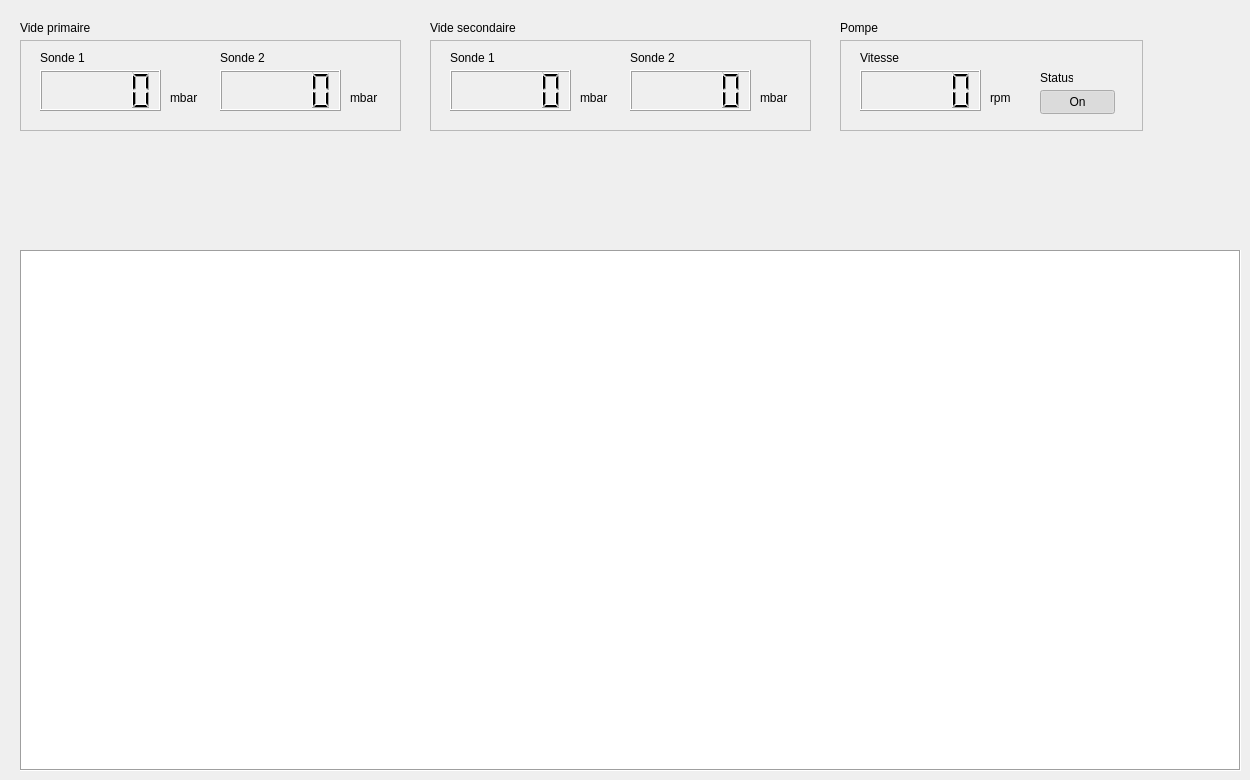
    <widget class="QWidget" name="Vide">
     <attribute name="title">
      <string>Vide</string>
     </attribute>
     <widget class="QWidget" name="Container_8" native="true">
      <property name="geometry">
       <rect>
        <x>20</x>
        <y>20</y>
        <width>381</width>
        <height>111</height>
       </rect>
      </property>
      <widget class="QFrame" name="frame_9">
       <property name="geometry">
        <rect>
         <x>0</x>
         <y>20</y>
         <width>381</width>
         <height>91</height>
        </rect>
       </property>
       <property name="frameShape">
        <enum>QFrame::Shape::StyledPanel</enum>
       </property>
       <property name="frameShadow">
        <enum>QFrame::Shadow::Raised</enum>
       </property>
       <widget class="QWidget" name="afficheur_2" native="true">
        <property name="geometry">
         <rect>
          <x>20</x>
          <y>10</y>
          <width>161</width>
          <height>61</height>
         </rect>
        </property>
        <widget class="QLabel" name="label_24">
         <property name="geometry">
          <rect>
           <x>0</x>
           <y>0</y>
           <width>83</width>
           <height>16</height>
          </rect>
         </property>
         <property name="text">
          <string>Sonde 1</string>
         </property>
        </widget>
        <widget class="QLabel" name="label_25">
         <property name="geometry">
          <rect>
           <x>130</x>
           <y>40</y>
           <width>31</width>
           <height>16</height>
          </rect>
         </property>
         <property name="text">
          <string>mbar</string>
         </property>
        </widget>
        <widget class="QLCDNumber" name="lcdNumber_2">
         <property name="geometry">
          <rect>
           <x>0</x>
           <y>20</y>
           <width>121</width>
           <height>41</height>
          </rect>
         </property>
         <property name="smallDecimalPoint">
          <bool>false</bool>
         </property>
        </widget>
       </widget>
       <widget class="QWidget" name="afficheur_3" native="true">
        <property name="geometry">
         <rect>
          <x>200</x>
          <y>10</y>
          <width>161</width>
          <height>61</height>
         </rect>
        </property>
        <widget class="QLabel" name="label_28">
         <property name="geometry">
          <rect>
           <x>0</x>
           <y>0</y>
           <width>83</width>
           <height>16</height>
          </rect>
         </property>
         <property name="text">
          <string>Sonde 2</string>
         </property>
        </widget>
        <widget class="QLabel" name="label_29">
         <property name="geometry">
          <rect>
           <x>130</x>
           <y>40</y>
           <width>31</width>
           <height>16</height>
          </rect>
         </property>
         <property name="text">
          <string>mbar</string>
         </property>
        </widget>
        <widget class="QLCDNumber" name="lcdNumber_10">
         <property name="geometry">
          <rect>
           <x>0</x>
           <y>20</y>
           <width>121</width>
           <height>41</height>
          </rect>
         </property>
         <property name="smallDecimalPoint">
          <bool>false</bool>
         </property>
        </widget>
       </widget>
      </widget>
      <widget class="QLabel" name="label_53">
       <property name="geometry">
        <rect>
         <x>0</x>
         <y>0</y>
         <width>161</width>
         <height>16</height>
        </rect>
       </property>
       <property name="text">
        <string>Vide primaire</string>
       </property>
      </widget>
     </widget>
     <widget class="QListWidget" name="listWidget_vacuum">
      <property name="geometry">
       <rect>
        <x>20</x>
        <y>250</y>
        <width>1221</width>
        <height>521</height>
       </rect>
      </property>
      <property name="frameShape">
       <enum>QFrame::Shape::Box</enum>
      </property>
     </widget>
     <widget class="QWidget" name="Container_9" native="true">
      <property name="geometry">
       <rect>
        <x>430</x>
        <y>20</y>
        <width>381</width>
        <height>111</height>
       </rect>
      </property>
      <widget class="QFrame" name="frame_10">
       <property name="geometry">
        <rect>
         <x>0</x>
         <y>20</y>
         <width>381</width>
         <height>91</height>
        </rect>
       </property>
       <property name="frameShape">
        <enum>QFrame::Shape::StyledPanel</enum>
       </property>
       <property name="frameShadow">
        <enum>QFrame::Shadow::Raised</enum>
       </property>
       <widget class="QWidget" name="afficheur_10" native="true">
        <property name="geometry">
         <rect>
          <x>20</x>
          <y>10</y>
          <width>161</width>
          <height>61</height>
         </rect>
        </property>
        <widget class="QLabel" name="label_30">
         <property name="geometry">
          <rect>
           <x>0</x>
           <y>0</y>
           <width>83</width>
           <height>16</height>
          </rect>
         </property>
         <property name="text">
          <string>Sonde 1</string>
         </property>
        </widget>
        <widget class="QLabel" name="label_31">
         <property name="geometry">
          <rect>
           <x>130</x>
           <y>40</y>
           <width>31</width>
           <height>16</height>
          </rect>
         </property>
         <property name="text">
          <string>mbar</string>
         </property>
        </widget>
        <widget class="QLCDNumber" name="lcdNumber_11">
         <property name="geometry">
          <rect>
           <x>0</x>
           <y>20</y>
           <width>121</width>
           <height>41</height>
          </rect>
         </property>
         <property name="smallDecimalPoint">
          <bool>false</bool>
         </property>
        </widget>
       </widget>
       <widget class="QWidget" name="afficheur_11" native="true">
        <property name="geometry">
         <rect>
          <x>200</x>
          <y>10</y>
          <width>161</width>
          <height>61</height>
         </rect>
        </property>
        <widget class="QLabel" name="label_32">
         <property name="geometry">
          <rect>
           <x>0</x>
           <y>0</y>
           <width>83</width>
           <height>16</height>
          </rect>
         </property>
         <property name="text">
          <string>Sonde 2</string>
         </property>
        </widget>
        <widget class="QLabel" name="label_33">
         <property name="geometry">
          <rect>
           <x>130</x>
           <y>40</y>
           <width>31</width>
           <height>16</height>
          </rect>
         </property>
         <property name="text">
          <string>mbar</string>
         </property>
        </widget>
        <widget class="QLCDNumber" name="lcdNumber_12">
         <property name="geometry">
          <rect>
           <x>0</x>
           <y>20</y>
           <width>121</width>
           <height>41</height>
          </rect>
         </property>
         <property name="smallDecimalPoint">
          <bool>false</bool>
         </property>
        </widget>
       </widget>
      </widget>
      <widget class="QLabel" name="label_54">
       <property name="geometry">
        <rect>
         <x>0</x>
         <y>0</y>
         <width>161</width>
         <height>16</height>
        </rect>
       </property>
       <property name="text">
        <string>Vide secondaire</string>
       </property>
      </widget>
     </widget>
     <widget class="QWidget" name="Container_10" native="true">
      <property name="geometry">
       <rect>
        <x>840</x>
        <y>20</y>
        <width>303</width>
        <height>111</height>
       </rect>
      </property>
      <widget class="QFrame" name="frame_11">
       <property name="geometry">
        <rect>
         <x>0</x>
         <y>20</y>
         <width>303</width>
         <height>91</height>
        </rect>
       </property>
       <property name="frameShape">
        <enum>QFrame::Shape::StyledPanel</enum>
       </property>
       <property name="frameShadow">
        <enum>QFrame::Shadow::Raised</enum>
       </property>
       <widget class="QWidget" name="afficheur_12" native="true">
        <property name="geometry">
         <rect>
          <x>20</x>
          <y>10</y>
          <width>161</width>
          <height>61</height>
         </rect>
        </property>
        <widget class="QLabel" name="label_34">
         <property name="geometry">
          <rect>
           <x>0</x>
           <y>0</y>
           <width>83</width>
           <height>16</height>
          </rect>
         </property>
         <property name="text">
          <string>Vitesse</string>
         </property>
        </widget>
        <widget class="QLabel" name="label_35">
         <property name="geometry">
          <rect>
           <x>130</x>
           <y>40</y>
           <width>22</width>
           <height>16</height>
          </rect>
         </property>
         <property name="text">
          <string>rpm</string>
         </property>
        </widget>
        <widget class="QLCDNumber" name="lcdNumber_13">
         <property name="geometry">
          <rect>
           <x>0</x>
           <y>20</y>
           <width>121</width>
           <height>41</height>
          </rect>
         </property>
         <property name="smallDecimalPoint">
          <bool>false</bool>
         </property>
        </widget>
       </widget>
       <widget class="QWidget" name="afficheur_13" native="true">
        <property name="geometry">
         <rect>
          <x>200</x>
          <y>30</y>
          <width>83</width>
          <height>44</height>
         </rect>
        </property>
        <widget class="QLabel" name="label_36">
         <property name="geometry">
          <rect>
           <x>0</x>
           <y>0</y>
           <width>33</width>
           <height>16</height>
          </rect>
         </property>
         <property name="text">
          <string>Status</string>
         </property>
        </widget>
        <widget class="QPushButton" name="pushButton_LogOnOff_2">
         <property name="geometry">
          <rect>
           <x>0</x>
           <y>20</y>
           <width>75</width>
           <height>24</height>
          </rect>
         </property>
         <property name="text">
          <string>On</string>
         </property>
         <property name="checkable">
          <bool>true</bool>
         </property>
         <property name="checked">
          <bool>true</bool>
         </property>
        </widget>
       </widget>
      </widget>
      <widget class="QLabel" name="label_58">
       <property name="geometry">
        <rect>
         <x>0</x>
         <y>0</y>
         <width>161</width>
         <height>16</height>
        </rect>
       </property>
       <property name="text">
        <string>Pompe</string>
       </property>
      </widget>
     </widget>
    </widget>
